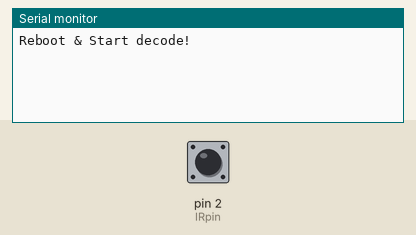
Recording of a sketch running on a simulated Arduino Uno, built with avr-gcc and run on an emulated ATmega328P. Parts: the last lines printed to the serial monitor. Inputs (shaded band) come from the test bench; at power-on: pin 2 (IRpin) HIGH.

Above: at 1.2 s.
1.3 s: pin 2 (IRpin) pulsed LOW 2 times (0.12 s each, 0.3 s apart)
At 3.9 s:
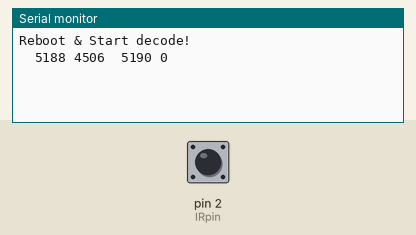
4.5 s: pin 2 (IRpin) pulsed LOW 5 times (0.12 s each, 0.3 s apart)
At 8.2 s:
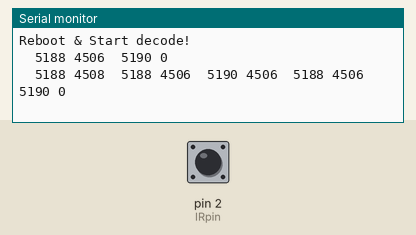

Measured:
- after the input at 1.3 s, the serial monitor: prints a new line after 1.7 s (image 1)
- after the input at 4.5 s, the serial monitor: prints a new line after 2.6 s (image 2)

The sketch:

rcvIR.ino
```cpp
#define IRpin_PIN PIND
#define IRpin 2
#define MAXPULSE 65000
#define RESOLUTION 20
uint16_t pulses[100][2];
uint8_t currentpulse = 0;

void setup()
{
    Serial.begin(9600);
    Serial.println("Reboot & Start decode!");
}

void loop()
{
    uint16_t highpulse, lowpulse; // temporary storage timing
    highpulse = lowpulse = 0; // start out with no pulse length

    while (IRpin_PIN & (1 << IRpin)) {
        highpulse++;
        delayMicroseconds(RESOLUTION);

        if ((highpulse >= MAXPULSE) && (currentpulse != 0)) {
           printpulses();
           currentpulse=0;
           return;
        }
    }
    pulses[currentpulse][0] = highpulse;
    while (! (IRpin_PIN & _BV(IRpin))) {
       // pin is still LOW
       lowpulse++;
       delayMicroseconds(RESOLUTION);

       if ((lowpulse >= MAXPULSE) && (currentpulse != 0)) {
          printpulses();
          currentpulse=0;
          return;
        }
    }
    pulses[currentpulse][1] = lowpulse;
    currentpulse++;
}

/*
void printpulses(void) {
   Serial.println("\n\r\n\rReceived: \n\rOFF \tON");
   for (uint8_t i = 0; i < currentpulse; i++) {
      Serial.print(pulses[i][0] * RESOLUTION, DEC);
      Serial.print(" usec, ");
      Serial.print(pulses[i][1] * RESOLUTION, DEC);
      Serial.println(" usec");
    }
    // print it in a 'array' format
    Serial.println("int IRsignal[] = {");
    Serial.println("// ON, OFF (in 10's of microseconds)");
    for (uint8_t i = 0; i < currentpulse-1; i++) {
       Serial.print("\t"); // tab
       Serial.print(pulses[i][1] * RESOLUTION / 10, DEC);
       Serial.print(", ");
       Serial.print(pulses[i+1][0] * RESOLUTION / 10, DEC);
       Serial.println(",");
    }
    Serial.print("\t"); // tab
    Serial.print(pulses[currentpulse-1][1] * RESOLUTION / 10, DEC);
    Serial.print(", 0};");
}

*/

void printpulses(void) {
    for (uint8_t i = 0; i < currentpulse-1; i++) {
       Serial.print("\t"); // tab
       Serial.print(pulses[i][1] * RESOLUTION / 10, DEC);
       Serial.print(" ");
       Serial.print(pulses[i+1][0] * RESOLUTION / 10, DEC);
    }
    Serial.print("\t"); // tab
    Serial.print(pulses[currentpulse-1][1] * RESOLUTION / 10, DEC);
    Serial.println(" 0");
}
```
